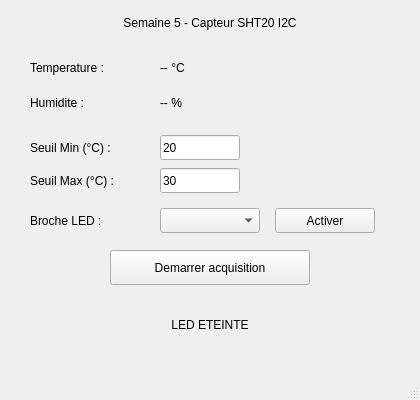
<?xml version="1.0" encoding="UTF-8"?>
<ui version="4.0">
 <class>CIhmAppS5</class>
 <widget class="QMainWindow" name="CIhmAppS5">
  <property name="geometry">
   <rect><x>0</x><y>0</y><width>420</width><height>400</height></rect>
  </property>
  <property name="windowTitle">
   <string>Semaine 5 - Capteur SHT20</string>
  </property>
  <widget class="QWidget" name="centralwidget">
   <widget class="QLabel" name="laTitre">
    <property name="geometry">
     <rect><x>50</x><y>10</y><width>320</width><height>25</height></rect>
    </property>
    <property name="text">
     <string>Semaine 5 - Capteur SHT20 I2C</string>
    </property>
    <property name="alignment">
     <set>Qt::AlignCenter</set>
    </property>
   </widget>
   <widget class="QLabel" name="laLabelTemp">
    <property name="geometry">
     <rect><x>30</x><y>55</y><width>120</width><height>25</height></rect>
    </property>
    <property name="text">
     <string>Temperature :</string>
    </property>
   </widget>
   <widget class="QLabel" name="laTemperature">
    <property name="geometry">
     <rect><x>160</x><y>55</y><width>150</width><height>25</height></rect>
    </property>
    <property name="text">
     <string>-- °C</string>
    </property>
   </widget>
   <widget class="QLabel" name="laLabelHumi">
    <property name="geometry">
     <rect><x>30</x><y>90</y><width>120</width><height>25</height></rect>
    </property>
    <property name="text">
     <string>Humidite :</string>
    </property>
   </widget>
   <widget class="QLabel" name="laHumidite">
    <property name="geometry">
     <rect><x>160</x><y>90</y><width>150</width><height>25</height></rect>
    </property>
    <property name="text">
     <string>-- %</string>
    </property>
   </widget>

   <!-- Seuil MIN -->
   <widget class="QLabel" name="laLabelSeuilMin">
    <property name="geometry">
     <rect><x>30</x><y>135</y><width>120</width><height>25</height></rect>
    </property>
    <property name="text">
     <string>Seuil Min (°C) :</string>
    </property>
   </widget>
   <widget class="QLineEdit" name="leSeuilMin">
    <property name="geometry">
     <rect><x>160</x><y>135</y><width>80</width><height>25</height></rect>
    </property>
    <property name="text">
     <string>20</string>
    </property>
   </widget>

   <!-- Seuil MAX -->
   <widget class="QLabel" name="laLabelSeuilMax">
    <property name="geometry">
     <rect><x>30</x><y>168</y><width>120</width><height>25</height></rect>
    </property>
    <property name="text">
     <string>Seuil Max (°C) :</string>
    </property>
   </widget>
   <widget class="QLineEdit" name="leSeuilMax">
    <property name="geometry">
     <rect><x>160</x><y>168</y><width>80</width><height>25</height></rect>
    </property>
    <property name="text">
     <string>30</string>
    </property>
   </widget>

   <!-- GPIO -->
   <widget class="QLabel" name="laLabelGpio">
    <property name="geometry">
     <rect><x>30</x><y>208</y><width>120</width><height>25</height></rect>
    </property>
    <property name="text">
     <string>Broche LED :</string>
    </property>
   </widget>
   <widget class="QComboBox" name="cbGpio">
    <property name="geometry">
     <rect><x>160</x><y>208</y><width>100</width><height>25</height></rect>
    </property>
   </widget>
   <widget class="QPushButton" name="pbActiver">
    <property name="geometry">
     <rect><x>275</x><y>208</y><width>100</width><height>25</height></rect>
    </property>
    <property name="text">
     <string>Activer</string>
    </property>
   </widget>

   <!-- Bouton demarrer -->
   <widget class="QPushButton" name="pbDemarrer">
    <property name="geometry">
     <rect><x>110</x><y>250</y><width>200</width><height>35</height></rect>
    </property>
    <property name="text">
     <string>Demarrer acquisition</string>
    </property>
   </widget>

   <!-- Etat LED -->
   <widget class="QLabel" name="laLed">
    <property name="geometry">
     <rect><x>50</x><y>310</y><width>320</width><height>30</height></rect>
    </property>
    <property name="text">
     <string>LED ETEINTE</string>
    </property>
    <property name="alignment">
     <set>Qt::AlignCenter</set>
    </property>
   </widget>
  </widget>
  <widget class="QMenuBar" name="menubar">
   <property name="geometry">
    <rect><x>0</x><y>0</y><width>420</width><height>22</height></rect>
   </property>
  </widget>
  <widget class="QStatusBar" name="statusbar"/>
 </widget>
 <resources/>
 <connections/>
</ui>
